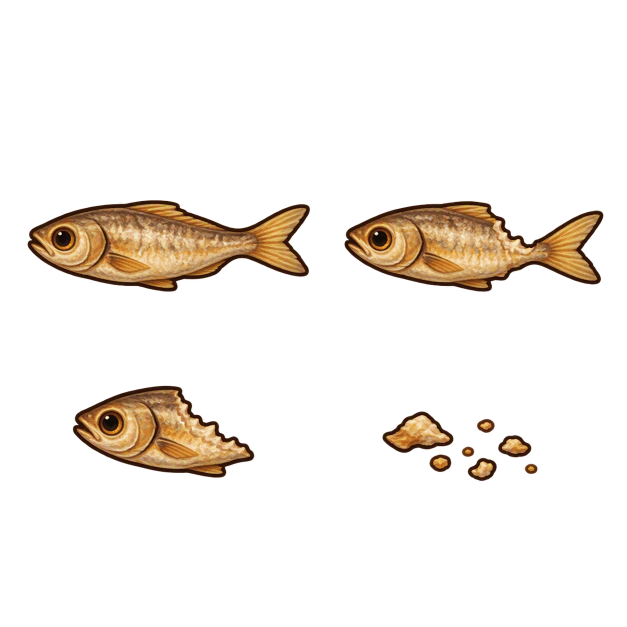
#> input picture rsrc/raw/new-10.13/fish_source.png, 1254 x 1254 px (shown at 1/2 size)
$ python build_treat.py
#> lines starting #> are read from the running program, lines starting #| are printed output that depends on the picture; after the words box and inside, x2 and y2 are one past the last pixel; in counts of white or black regions, pixels touching at a corner belong together
#> in main, sheet is the input picture: PIL image 1254x1254 RGBA; mean R, G, B, A 21.5, 15.5, 9.6, 29.4
"""Cut the raw fish drawing into the treat sprites the renderer puts on the floor.

The drawing holds four treats side by side: two whole fish, one with a bite taken out
of it, and a pile of crumbs. Three of those are the stages of one fish being eaten, so
this slices them out and -- the part that matters -- writes all three on a *common
canvas* at a *common scale*, bottom-aligned and centred. That is what lets the
renderer swap the image between bites and have the treat appear to shrink in place
rather than jump around and change size.

Treats are found by dilating the alpha before labelling, so the pile of crumbs is
grouped as one treat instead of a dozen specks. Like the app icons, the output is
committed: running the app never needs Python.

    python tools/build_treat.py

Reads:
    rsrc/raw/new-10.13/fish_source.png   the drawing as generated, four treats on it
Writes:
    icons/fish.png                       whole, before the first bite
    icons/fish_bitten.png                after a bite
    icons/fish_crumbs.png                the last of it
"""

from __future__ import annotations

import sys
from pathlib import Path

try:
    import numpy as np
    from PIL import Image
    from scipy import ndimage
except ImportError:  # pragma: no cover - dependency hint
    sys.exit("Pillow, numpy and scipy are required: pip install -r requirements.txt")

ROOT = Path(__file__).resolve().parent.parent
SOURCE = ROOT / "rsrc" / "raw" / "new-10.13" / "fish_source.png"
OUT_DIR = ROOT / "icons"

# Longest side of the whole fish, in pixels. The cat stands 124px tall on screen
# (TARGET_SIT_HEIGHT in src/renderer.js) and the fish is drawn at about half that
# long, so 128 stays sharp on a 2x display without shipping a megabyte.
TARGET = 128
# Alpha above which a pixel is part of a treat.
SOLID = 8
# How far apart two bits of treat can be and still count as the same treat. Sized for
# the crumbs, which are a dozen specks scattered over a few tens of pixels.
GAP = 18
# Stage order, as the renderer walks through it bite by bite.
STAGES = ("fish.png", "fish_bitten.png", "fish_crumbs.png")


def treats(image: Image.Image) -> list[tuple[int, int, int, int]]:
    """Bounding boxes of the separate treats, in reading order."""
    alpha = np.asarray(image)[..., 3] > SOLID
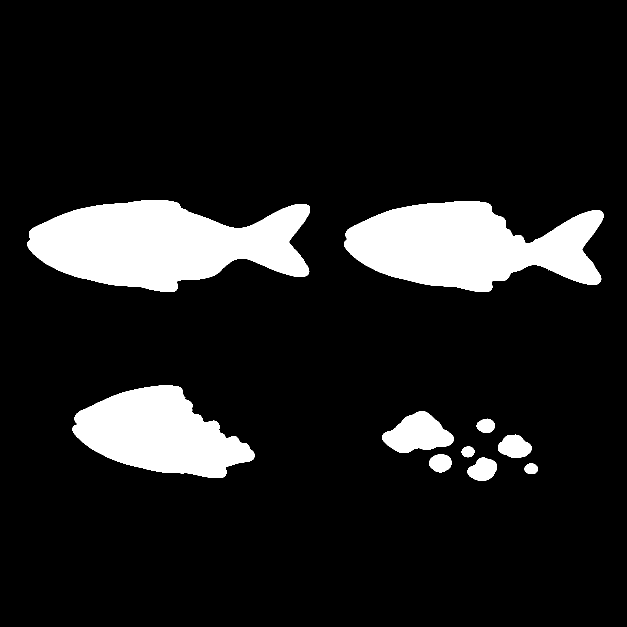
#> alpha: shape (1254, 1254) bool (shown at 1/2 size); 11.9% white; 10 white regions, largest, box (x1, y1, x2, y2) and area: (55, 400, 620, 584) 69221, (688, 402, 1207, 584) 61421, (145, 771, 509, 956) 41829
    merged = ndimage.binary_dilation(alpha, np.ones((3, 3), bool), iterations=GAP)
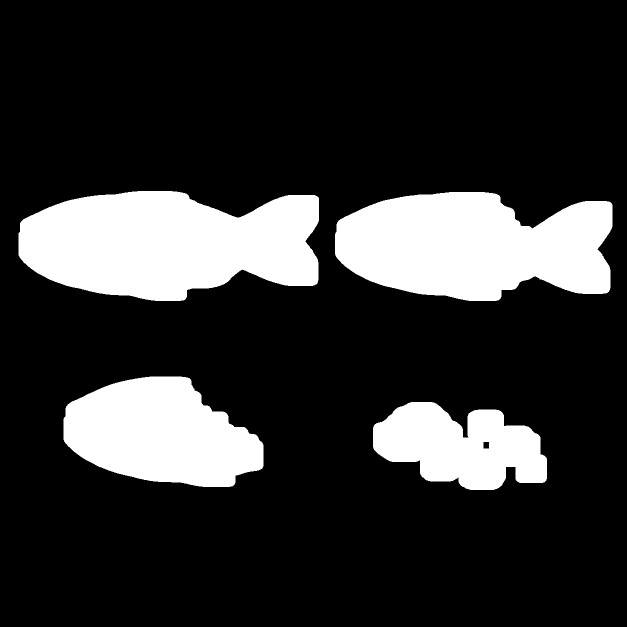
#> merged: shape (1254, 1254) bool (shown at 1/2 size); 19% white; 4 white regions, box (x1, y1, x2, y2) and area: (37, 382, 638, 602) 101729, (670, 384, 1225, 602) 92816, (127, 753, 527, 974) 63029, (746, 804, 1094, 980) 41519
    labels, count = ndimage.label(merged)
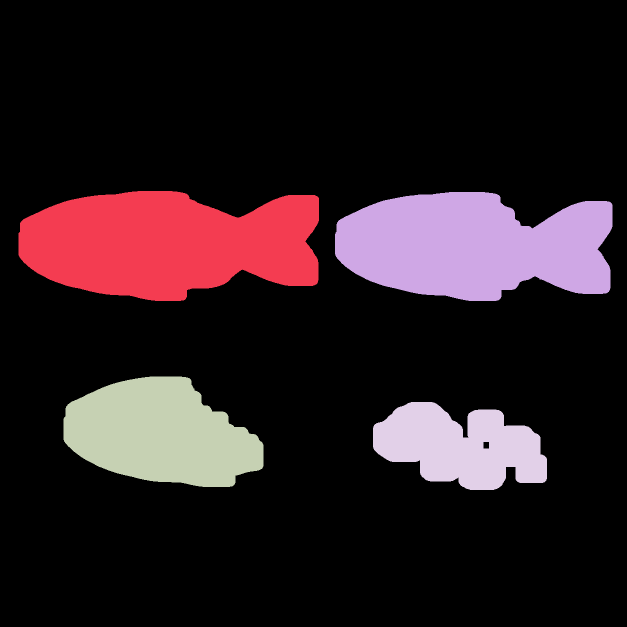
#> labels: shape (1254, 1254) int32 (shown at 1/2 size); 5 distinct labels, from 0 to 4; one colour per label, 0 black
#> count = 4
    if count == 0:
        sys.exit(f"{SOURCE.relative_to(ROOT)} is fully transparent")

    found = []
    for index, box in enumerate(ndimage.find_objects(labels), start=1):
        rows, cols = box
        # Measure the real pixels, not the dilated ones.
        if int(alpha[box].sum()) < 200:
            continue
        found.append((cols.start, rows.start, cols.stop, rows.stop))
#> this loop made 4 passes
#> after the loop, found = [(37, 382, 638, 602), (670, 384, 1225, 602), (127, 753, 527, 974), (746, 804, 1094, 980)]

    # Reading order: top row left to right, then the bottom row. Rows are banded by
    # half the sheet so a treat sitting slightly higher than its neighbour does not
    # sort ahead of it.
    band = image.height // 2
#> band = 627
    found.sort(key=lambda b: (b[1] // band, b[0]))
    return found


def main() -> int:
    if not SOURCE.is_file():
        sys.exit(f"missing {SOURCE.relative_to(ROOT)}")

    sheet = Image.open(SOURCE).convert("RGBA")
    boxes = treats(sheet)
#> boxes has the same summary as found in treats
    if len(boxes) < 4:
        sys.exit(f"expected 4 treats on the sheet, found {len(boxes)}")

    # Two whole fish were drawn; the first is as good as the second. The eaten stages
    # are the bottom row.
    chosen = [boxes[0], boxes[2], boxes[3]]
#> chosen = [(37, 382, 638, 602), (127, 753, 527, 974), (746, 804, 1094, 980)]

    whole = sheet.crop(chosen[0])
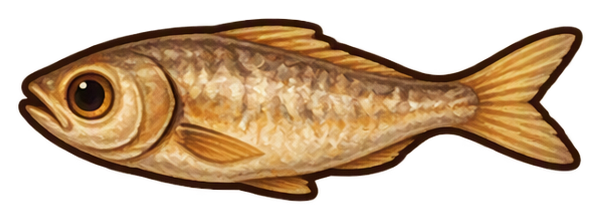
#> whole: PIL image 601x220 RGBA; mean R, G, B, A 86.8, 62.6, 36.3, 129.9; transparent parts drawn white
    scale = TARGET / max(whole.width, whole.height)
#> scale = 0.213

    # One scale for all three, so a bite makes the treat smaller rather than
    # redrawing it at a new size.
    crops = []
    for box in chosen:
        crop = sheet.crop(box)
        size = (max(1, round(crop.width * scale)), max(1, round(crop.height * scale)))
        crops.append(crop.resize(size, Image.LANCZOS))
#> this loop made 3 passes
#> (box, size) on passes 1 to 3: ((37, 382, 638, 602), (128, 47)), ((127, 753, 527, 974), (85, 47)), ((746, 804, 1094, 980), (74, 37))
#> pass 2, in main, `crop = sheet.crop(box)`:
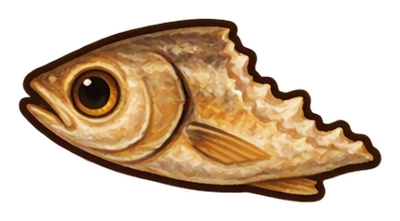
#> crop: PIL image 400x221 RGBA; mean R, G, B, A 77.6, 55.8, 33.1, 117.1; transparent parts drawn white
#> pass 3, in main, `crop = sheet.crop(box)`:
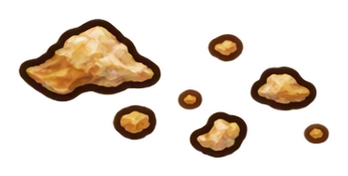
#> crop: PIL image 348x176 RGBA; mean R, G, B, A 37.1, 25.1, 13.7, 56.3; transparent parts drawn white
#> after the loop, crops = 3 items

    canvas = (max(c.width for c in crops), max(c.height for c in crops))
#> canvas = (128, 47)
    OUT_DIR.mkdir(parents=True, exist_ok=True)

    for name, crop in zip(STAGES, crops):
        frame = Image.new("RGBA", canvas, (0, 0, 0, 0))
        # Centred and sitting on the bottom edge: the treat is on the floor, so the
        # floor is the one edge that must not move between stages.
        frame.paste(
            crop,
            ((canvas[0] - crop.width) // 2, canvas[1] - crop.height),
            crop,
        )
        target = OUT_DIR / name
        frame.save(target, format="PNG", optimize=True)
        print(
            f"wrote {target.relative_to(ROOT)} "
            f"({crop.width}x{crop.height} on a {canvas[0]}x{canvas[1]} canvas, "
            f"{target.stat().st_size / 1024:.0f} KB)"
        )
#> this loop made 1 pass
#> name on pass 1: 'fish.png'
#> pass 1, in main, `frame.save(target, format="PNG", optimize=True)`:
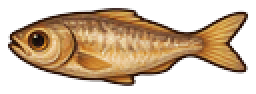
#> saved as fish.png: PIL image 128x47 RGBA (shown 2 times larger); mean R, G, B, A 82.8, 59.8, 34.6, 126.4; transparent parts drawn white
    return 0


if __name__ == "__main__":
#> (the run stopped early here; a loop or call above may not have finished)
